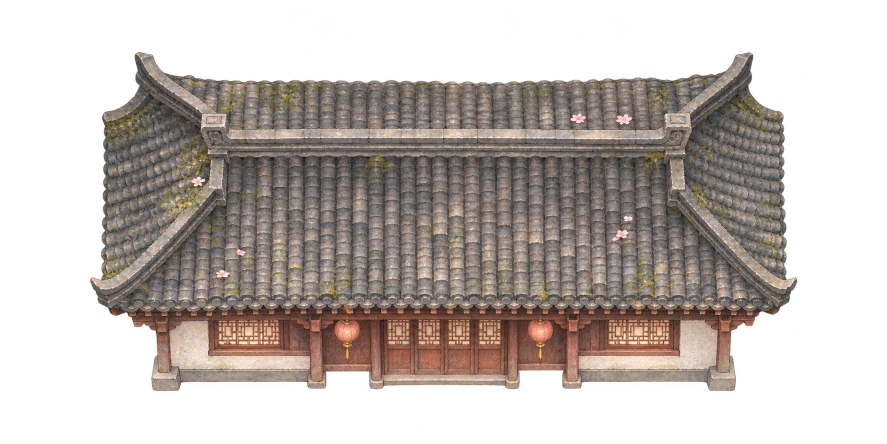
#> input picture assets/v3/large/sources/courtyard-hall-01-original.png, 1774 x 887 px (shown at 1/2 size)
$ python prepare_v3_courtyard_hall.py
#> lines starting #> are read from the running program, lines starting #| are printed output that depends on the picture; after the words box and inside, x2 and y2 are one past the last pixel; in counts of white or black regions, pixels touching at a corner belong together
#!/usr/bin/env python3
"""Rebuild the genuine Layer 2 courtyard-hall candidate without altering its source.
Requires Pillow and NumPy. Intended for verifying artwork derivatives, not V2.
"""
from pathlib import Path
from PIL import Image
import hashlib
import numpy as np

ROOT = Path(__file__).resolve().parents[1]
SRC = ROOT / "assets/v3/large/sources/courtyard-hall-01-original.png"
OUT = ROOT / "assets/v3/large/courtyard-hall-01.webp"
ORIGINAL_SHA = "ea66d963c1f86acbda5376267d5591f6b184bd36e864048b916b3748e1bfb1f9"
DERIVATIVE_SHA = "3f28402dd8ba4b6cffb1fac693da4306a94631f8359f850d1ee97af8b372bc31"


def digest(path):
    return hashlib.sha256(path.read_bytes()).hexdigest()


def main():
    if digest(SRC) != ORIGINAL_SHA:
        raise ValueError("Original artwork changed; do not silently replace the approved candidate source")
    im = Image.open(SRC).convert("RGBA")
#> im is the input picture: PIL image 1774x887 RGBA; mean R, G, B, A 67.7, 59.1, 54.2, 127.6
    assert im.size == (1774, 887)
    px = np.asarray(im).copy()
    px[px[:, :, 3] < 5] = 0
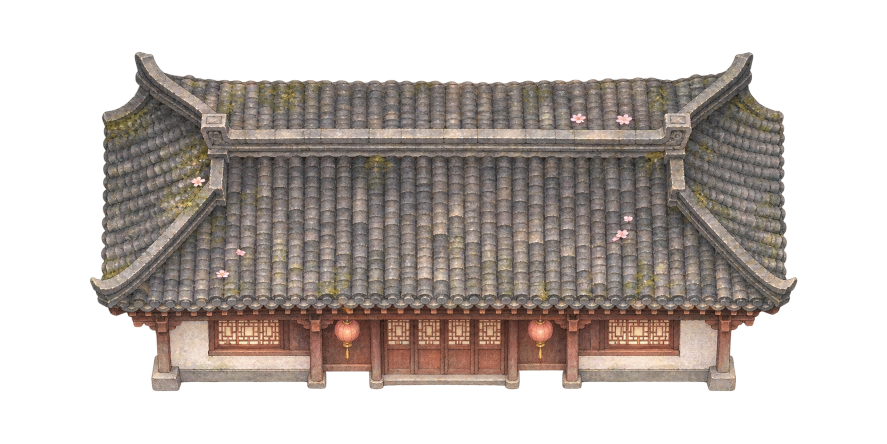
#> px: shape (887, 1774, 4) (shown at 1/2 size); 1.63% of pixels changed, all inside (x1, y1, x2, y2) = (0, 16, 1760, 865); transparent parts drawn white
    canvas = Image.fromarray(px, "RGBA").crop((165, 90, 1610, 797))
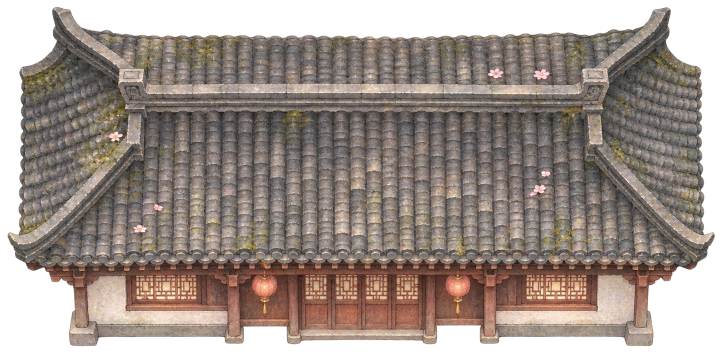
#> canvas: PIL image 1445x707 RGBA (shown at 1/2 size); mean R, G, B, A 102, 89.9, 82.7, 196.5; transparent parts drawn white
    assert canvas.size == (1445, 707)
    canvas.save(OUT, "WEBP", lossless=True, method=6, exact=True)
    if digest(OUT) != DERIVATIVE_SHA:
#> (the run stopped early here; a loop or call above may not have finished)
